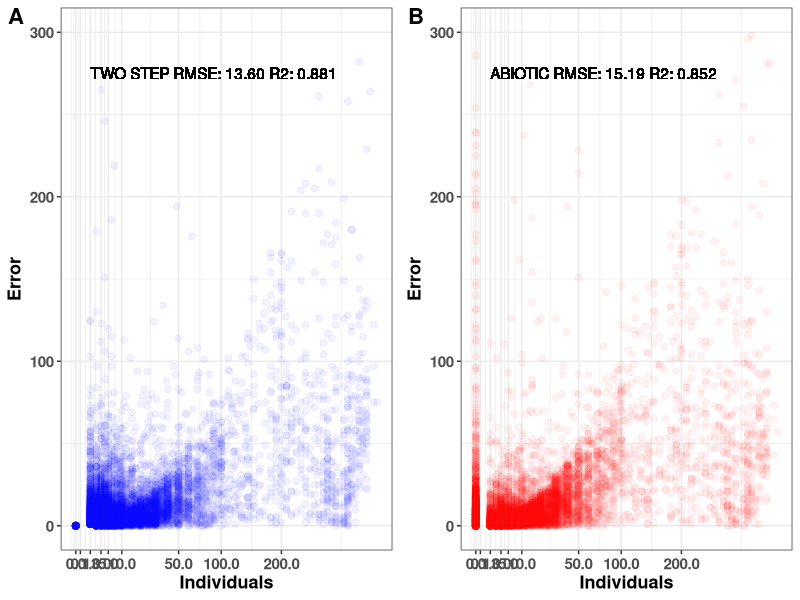
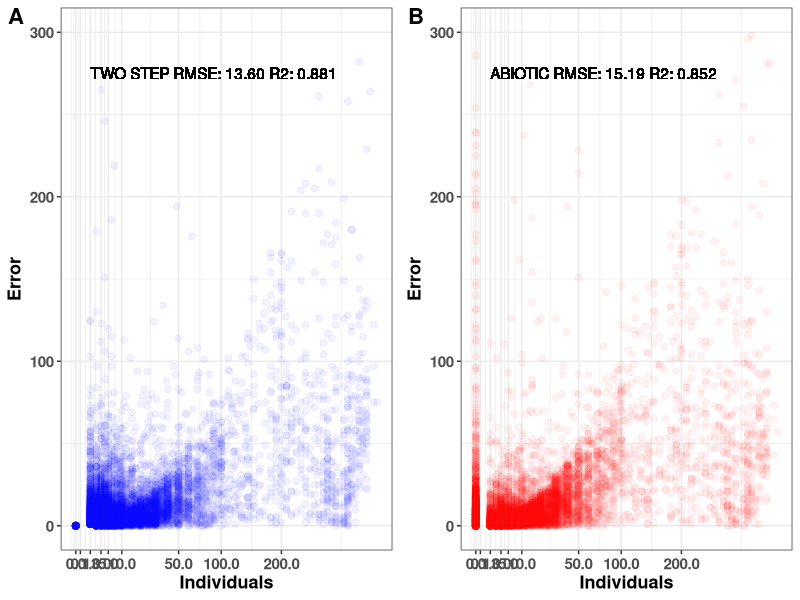

R code for these plots, in order:
# Plot prediction errors of the ABIOTIC and TWO STEP methods
# Author: Javier Garcia-Algarra
# August 2021
#
# The script reads one simulation run of ABIOTIC and TWO STEP methods and
# plot the prediction errors (e = |y - y'|) by number of individuals for all
# species
#
# Results: plots/Errors_indivs (both .png and. tiff) 


library("Metrics")
library(grid)
library(gridExtra)
library(cowplot)
library(ggplot2)
twosteppred <- read.csv("../results/TWO_STEP_rfpred.csv")
#twosteppred <- read.csv("../results/ALLFEATURES_pred.csv")

abiopred <- read.csv("../results/abiopred.csv")

rmse_twostep <- rmse(twosteppred$real,twosteppred$prediction)
rse_twostep <- rse(twosteppred$real,twosteppred$prediction)
twosteppred$error <- abs(twosteppred$real - round(twosteppred$prediction))

rmse_abio <- rmse(abiopred$real,abiopred$prediction)
rse_abio <- rse(abiopred$real,abiopred$prediction)
abiopred$error <- abs(abiopred$real - round(abiopred$prediction))

print(sprintf("twostep      RMSE: %.02f RSE: %.03f",rmse_twostep,rse_twostep))
print(sprintf("ABIOTIC RMSE: %.02f RSE: %.03f",rmse_abio,rse_abio))

mybreaks=c(0,0.1,1,3,5,10,50,100,200,500)

plot_error <- function(datos,relleno="blue",titulo=""){
  p <- ggplot(data=datos)+
       geom_point(aes(x=real,y=error),size=2, shape=19, color=relleno, alpha=0.05)+
       geom_text(x=1, y=275, label=titulo, hjust=0) + 
       scale_x_sqrt(breaks=mybreaks)+
       ylim(c(0,300))+theme_bw()+ylab("Error")+xlab("Individuals")+
       theme(        axis.text = element_text(face="bold", size=11),
                     axis.title.x = element_text(face="bold", size=13),
                     axis.title.y  = element_text(face="bold", size=13))
    
  return(p)
}

perror_twostep <- plot_error(twosteppred,titulo=sprintf("TWO STEP RMSE: %.02f R2: %.03f",rmse_twostep,1-rse_twostep)) 
perror_abio <- plot_error(abiopred,relleno="red",titulo=sprintf("ABIOTIC RMSE: %.02f R2: %.03f",rmse_abio,1-rse_abio)) 

odir <- "../plots"
if (!dir.exists(odir))
  dir.create(odir)
ppi <- 300
nfile <- paste0(odir,"/Errors_indivs")
png(paste0(nfile,".png"), width=15*ppi, height=5*ppi, res=ppi)
g <- plot_grid(
  perror_twostep, perror_abio,
  ncol = 2,labels=c("A","B"),
  label_size = 16
)
print(g)
dev.off()

tiff(paste0(nfile,".tiff"), units="in", width=15, height=5, res=ppi)
print(g)
dev.off()
